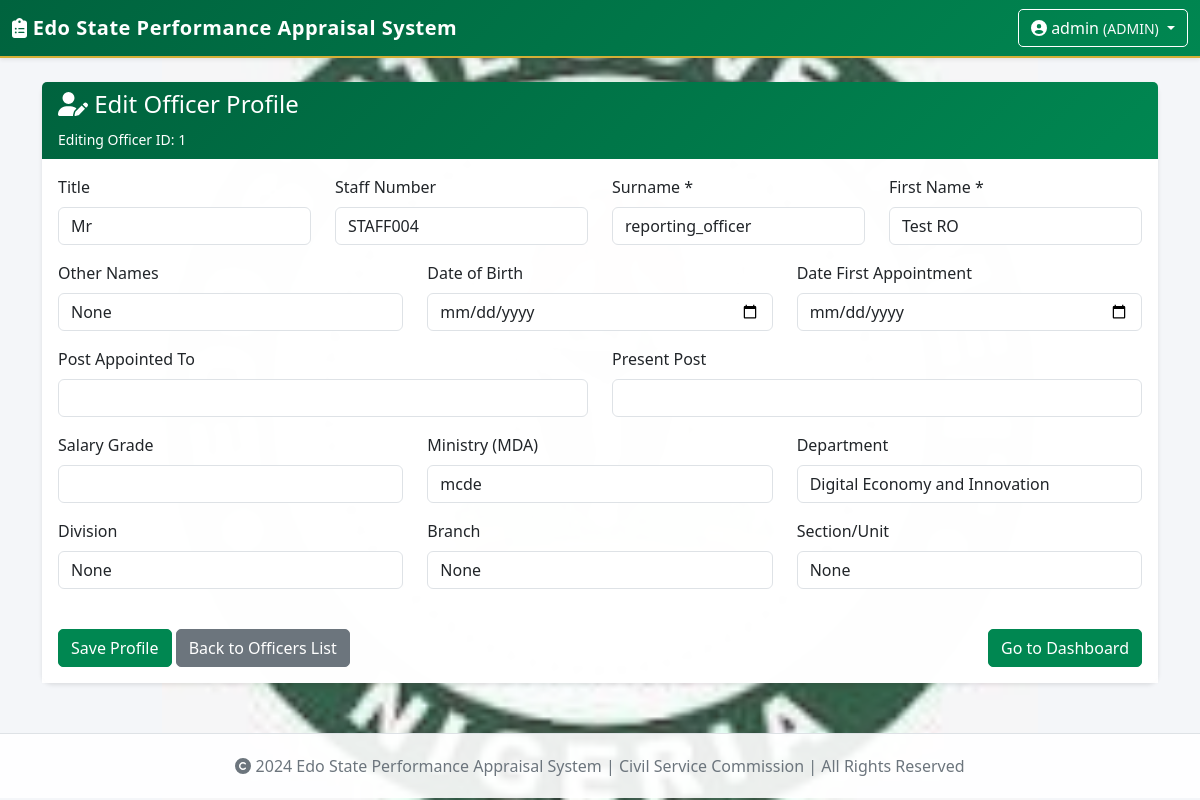
The app's page /admin/edit-officer-profile/1 (signed in) with its own data.
### app/models/user.py (models this page shows, shortened)
class User(UserMixin, db.Model):
    __tablename__ = 'users'
    id = db.Column(db.Integer, primary_key=True)
    username = db.Column(db.String(80), unique=True, nullable=False)
    email = db.Column(db.String(120), unique=True, nullable=False)
    password_hash = db.Column(db.String(200), nullable=False)
    role = db.Column(db.String(50), nullable=False, default='STAFF')
    is_active = db.Column(db.Boolean, default=True)
    created_at = db.Column(db.DateTime, default=datetime.utcnow)
    staff_no = db.Column(db.String(50), unique=True)
    surname = db.Column(db.String(100))
    first_name = db.Column(db.String(100))
    other_names = db.Column(db.String(200))
    title = db.Column(db.String(20))
    date_of_birth = db.Column(db.Date, nullable=True)
    date_first_appointment = db.Column(db.Date, nullable=True)
    post_appointed = db.Column(db.String(200))
    present_post = db.Column(db.String(200))
    salary_grade = db.Column(db.String(50))
    ministry = db.Column(db.String(200))  # MDA
    department = db.Column(db.String(200))  # Department
    division = db.Column(db.String(200))
    branch = db.Column(db.String(200))
    section = db.Column(db.String(200))
    def has_role(self, role):
        return self.role == role or self.role == 'ADMIN'

### app/models/officer.py (models this page shows, shortened)
class Officer(db.Model):
    __tablename__ = 'officers'
    id = db.Column(db.Integer, primary_key=True)
    user_id = db.Column(db.Integer, db.ForeignKey('users.id'), unique=True)
    staff_no = db.Column(db.String(50), unique=True)
    surname = db.Column(db.String(100))
    first_name = db.Column(db.String(100))
    other_names = db.Column(db.String(200))
    title = db.Column(db.String(20))
    date_of_birth = db.Column(db.Date)
    date_first_appointment = db.Column(db.Date)
    post_appointed = db.Column(db.String(200))
    present_post = db.Column(db.String(200))
    salary_grade = db.Column(db.String(50))
    ministry = db.Column(db.String(200))
    department = db.Column(db.String(200))
    division = db.Column(db.String(200))
    branch = db.Column(db.String(200))
    section = db.Column(db.String(200))
    created_at = db.Column(db.DateTime, default=datetime.utcnow)
    user = db.relationship('User', backref='officer_profile', uselist=False, foreign_keys=[user_id])

### app/admin/routes.py (the view, shortened to what this page needs)
@admin_bp.route('/edit-officer-profile/<int:officer_id>', methods=['GET', 'POST'])
@login_required
def edit_officer_profile(officer_id):
    if not current_user.has_role('ADMIN'):
        flash('Access denied', 'danger')
        return redirect(url_for('reports.dashboard'))
    officer = Officer.query.get_or_404(officer_id)
    filter_user_id = request.args.get('user_id', type=int)
    return render_template('admin/edit_officer_profile.html', officer=officer, filter_user_id=filter_user_id)

### app/templates/admin/edit_officer_profile.html (shortened to what this page needs)
{% extends "base.html" %}
{% block content %}
<div class="container">
    <div class="row">
        <div class="col-12">
            <div class="card">
                <div class="card-header bg-primary text-white">
                    <h4><i class="fas fa-user-edit"></i> Edit Officer Profile</h4>
                    <small>Editing Officer ID: {{ officer.id }}</small>
                </div>
                <div class="card-body">
                    <form method="POST">
                        <div class="row">
                            <div class="col-md-3 mb-3">
                                <label class="form-label">Title</label>
                                <select name="title" class="form-control">
                                    <option value="Mr" {% if officer.title == "Mr" %}selected{% endif %}>Mr</option>
                                </select>
                            </div>
                            <div class="col-md-3 mb-3">
                                <label class="form-label">Staff Number</label>
                                <input type="text" name="staff_no" class="form-control" value="{{ officer.staff_no or '' }}">
                            </div>
                            <div class="col-md-3 mb-3">
                                <label class="form-label">Surname *</label>
                                <input type="text" name="surname" class="form-control" value="{{ officer.surname or '' }}" required>
                            </div>
                            <div class="col-md-3 mb-3">
                                <label class="form-label">First Name *</label>
                                <input type="text" name="first_name" class="form-control" value="{{ officer.first_name or '' }}" required>
                            </div>
                        </div>
                        <div class="row">
                            <div class="col-md-4 mb-3">
                                <label class="form-label">Other Names</label>
                                <input type="text" name="other_names" class="form-control" value="{{ officer.other_names or '' }}">
                            </div>
                            <div class="col-md-4 mb-3">
                                <label class="form-label">Date of Birth</label>
                                <input type="date" name="date_of_birth" class="form-control" value="{{ officer.date_of_birth.strftime('%Y-%m-%d') if officer.date_of_birth else '' }}">
                            </div>
                            <div class="col-md-4 mb-3">
                                <label class="form-label">Date First Appointment</label>
                                <input type="date" name="date_first_appointment" class="form-control" value="{{ officer.date_first_appointment.strftime('%Y-%m-%d') if officer.date_first_appointment else '' }}">
                            </div>
                        </div>
                        <div class="row">
                            <div class="col-md-6 mb-3">
                                <label class="form-label">Post Appointed To</label>
                                <input type="text" name="post_appointed" class="form-control" value="{{ officer.post_appointed or '' }}">
                            </div>
                            <div class="col-md-6 mb-3">
                                <label class="form-label">Present Post</label>
                                <input type="text" name="present_post" class="form-control" value="{{ officer.present_post or '' }}">
                            </div>
                        </div>
                        <div class="row">
                            <div class="col-md-4 mb-3">
                                <label class="form-label">Salary Grade</label>
                                <input type="text" name="salary_grade" class="form-control" value="{{ officer.salary_grade or '' }}">
                            </div>
                            <div class="col-md-4 mb-3">
                                <label class="form-label">Ministry (MDA)</label>
                                <input type="text" name="ministry" class="form-control" value="{{ officer.ministry or '' }}">
                            </div>
                            <div class="col-md-4 mb-3">
                                <label class="form-label">Department</label>
                                <input type="text" name="department" class="form-control" value="{{ officer.department or '' }}">
                            </div>
                        </div>
                        <div class="row">
                            <div class="col-md-4 mb-3">
                                <label class="form-label">Division</label>
                                <input type="text" name="division" class="form-control" value="{{ officer.division or '' }}">
                            </div>
                            <div class="col-md-4 mb-3">
                                <label class="form-label">Branch</label>
                                <input type="text" name="branch" class="form-control" value="{{ officer.branch or '' }}">
                            </div>
                            <div class="col-md-4 mb-3">
                                <label class="form-label">Section/Unit</label>
                                <input type="text" name="section" class="form-control" value="{{ officer.section or '' }}">
                            </div>
                        </div>
                        <div class="mt-4">
                            <button type="submit" class="btn btn-primary">Save Profile</button>
                            <a href="{{ url_for('admin.manage_officers') }}" class="btn btn-secondary">Back to Officers List</a>
                            <a href="{{ url_for('reports.dashboard') }}" class="btn btn-info float-end">Go to Dashboard</a>
                        </div>
                    </form>
                </div>
            </div>
        </div>
    </div>
</div>
{% endblock %}

### app/templates/base.html (shortened to what this page needs)
<!DOCTYPE html>
<html lang="en">
<head>
    <link href="https://cdn.jsdelivr.net/npm/bootstrap@5.3.0/dist/css/bootstrap.min.css" rel="stylesheet">
    <link rel="stylesheet" href="https://cdnjs.cloudflare.com/ajax/libs/font-awesome/6.4.0/css/all.min.css">
</head>
<body>
    <nav class="navbar navbar-dark shadow-sm">
        <div class="container-fluid">
            <a class="navbar-brand" href="{{ url_for('reports.dashboard') }}">
                <i class="fas fa-clipboard-list"></i> Edo State Performance Appraisal System
            </a>
            {% if current_user.is_authenticated %}
            <div class="dropdown">
                <button class="btn btn-outline-light dropdown-toggle" type="button" data-bs-toggle="dropdown" aria-expanded="false">
                    <i class="fas fa-user-circle"></i>
                    {{ current_user.username }}
                    <small class="text-light">({{ current_user.role }})</small>
                </button>
            </div>
            {% else %}
            <a href="{{ url_for('auth.login') }}" class="btn btn-outline-light">Login</a>
            {% endif %}
        </div>
    </nav>
    <div class="container-fluid mt-4">
        {% block content %}{% endblock %}
    </div>
    <footer>
        <div class="container">
            <p class="mb-0">
                <i class="fas fa-copyright"></i> 2024 Edo State Performance Appraisal System |
                Civil Service Commission | All Rights Reserved
            </p>
        </div>
    </footer>
</body>
</html>

### records on screen
User: username "admin", role "ADMIN"
Officer: id "1", title "Mr", staff_no "STAFF004", surname "reporting_officer", first_name "Test RO", other_names "None", ministry "mcde", department "Digital Economy and Innovation", division "None", branch "None", section "None"
